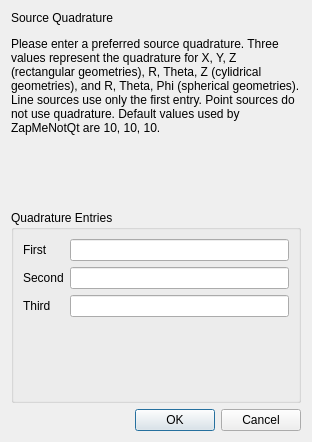
<?xml version="1.0" encoding="UTF-8"?>
<ui version="4.0">
 <class>Dialog</class>
 <widget class="QDialog" name="Dialog">
  <property name="geometry">
   <rect>
    <x>0</x>
    <y>0</y>
    <width>312</width>
    <height>442</height>
   </rect>
  </property>
  <property name="windowTitle">
   <string>Quadrature Specifications</string>
  </property>
  <layout class="QVBoxLayout" name="verticalLayout">
   <item>
    <layout class="QVBoxLayout" name="verticalLayout_2">
     <item>
      <widget class="QLabel" name="label">
       <property name="text">
        <string>&lt;html&gt;&lt;head/&gt;&lt;body&gt;&lt;p&gt;Source Quadrature&lt;/p&gt;&lt;p&gt;Please enter a preferred source quadrature. Three values represent the quadrature for X, Y, Z (rectangular geometries), R, Theta, Z (cylidrical geometries), and R, Theta, Phi (spherical geometries). Line sources use only the first entry. Point sources do not use quadrature. Default values used by ZapMeNotQt are 10, 10, 10.&lt;/p&gt;&lt;/body&gt;&lt;/html&gt;</string>
       </property>
       <property name="textFormat">
        <enum>Qt::TextFormat::RichText</enum>
       </property>
       <property name="alignment">
        <set>Qt::AlignmentFlag::AlignLeading|Qt::AlignmentFlag::AlignLeft|Qt::AlignmentFlag::AlignTop</set>
       </property>
       <property name="wordWrap">
        <bool>true</bool>
       </property>
      </widget>
     </item>
    </layout>
   </item>
   <item>
    <widget class="QGroupBox" name="groupBox_2">
     <property name="title">
      <string>Quadrature Entries</string>
     </property>
     <layout class="QFormLayout" name="formLayout_4">
      <item row="0" column="0">
       <widget class="QLabel" name="triplet1Xname">
        <property name="text">
         <string>First</string>
        </property>
       </widget>
      </item>
      <item row="0" column="1">
       <widget class="QLineEdit" name="triplet1X"/>
      </item>
      <item row="1" column="0">
       <widget class="QLabel" name="triplet1Yname">
        <property name="text">
         <string>Second</string>
        </property>
       </widget>
      </item>
      <item row="1" column="1">
       <widget class="QLineEdit" name="triplet1Y"/>
      </item>
      <item row="2" column="0">
       <widget class="QLabel" name="triplet1Zname">
        <property name="text">
         <string>Third</string>
        </property>
       </widget>
      </item>
      <item row="2" column="1">
       <widget class="QLineEdit" name="triplet1Z"/>
      </item>
     </layout>
    </widget>
   </item>
   <item>
    <widget class="QDialogButtonBox" name="buttonBox">
     <property name="orientation">
      <enum>Qt::Orientation::Horizontal</enum>
     </property>
     <property name="standardButtons">
      <set>QDialogButtonBox::StandardButton::Cancel|QDialogButtonBox::StandardButton::Ok</set>
     </property>
    </widget>
   </item>
  </layout>
 </widget>
 <tabstops>
  <tabstop>triplet1X</tabstop>
  <tabstop>triplet1Y</tabstop>
  <tabstop>triplet1Z</tabstop>
 </tabstops>
 <resources/>
 <connections>
  <connection>
   <sender>buttonBox</sender>
   <signal>accepted()</signal>
   <receiver>Dialog</receiver>
   <slot>accept()</slot>
   <hints>
    <hint type="sourcelabel">
     <x>248</x>
     <y>254</y>
    </hint>
    <hint type="destinationlabel">
     <x>157</x>
     <y>274</y>
    </hint>
   </hints>
  </connection>
  <connection>
   <sender>buttonBox</sender>
   <signal>rejected()</signal>
   <receiver>Dialog</receiver>
   <slot>reject()</slot>
   <hints>
    <hint type="sourcelabel">
     <x>316</x>
     <y>260</y>
    </hint>
    <hint type="destinationlabel">
     <x>286</x>
     <y>274</y>
    </hint>
   </hints>
  </connection>
 </connections>
</ui>
